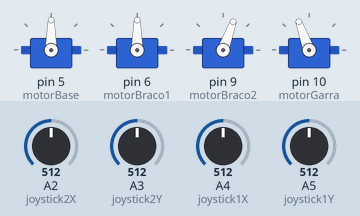
Bench run of a sketch on a simulated Arduino Uno, built with avr-gcc and run on an emulated ATmega328P. Parts: 4 × servo. The inputs (shaded band) are chosen by the test bench; at power-on: A4 (joystick1X) = 512, A5 (joystick1Y) = 512, A2 (joystick2X) = 512, A3 (joystick2Y) = 512.

Above: at 1.2 s.
1.3 s: A4 (joystick1X) set to 716
At 1.6 s:
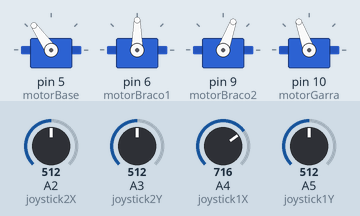
2.8 s: A5 (joystick1Y) set to 716
At 3.3 s:
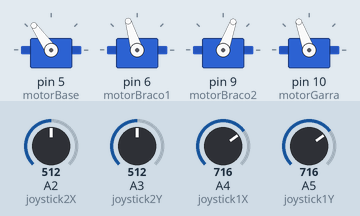
4.3 s: A2 (joystick2X) set to 992
At 4.9 s:
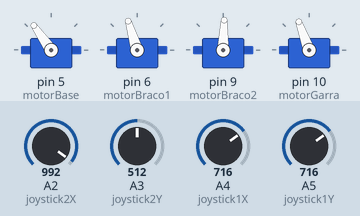
5.8 s: A3 (joystick2Y) set to 992
At 6.6 s:
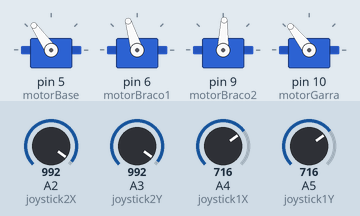
7.3 s: A2 (joystick2X) set to 716
At 8.3 s:
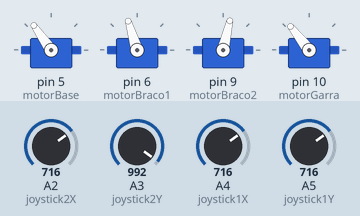
8.8 s: A4 (joystick1X) set to 992
At 9.9 s:
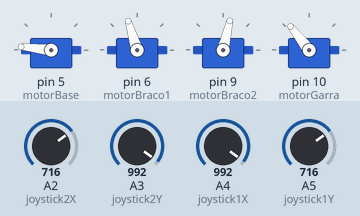
Timing chart, 0 to 11.3 s (numbered marks = the images above; inputs shaded):
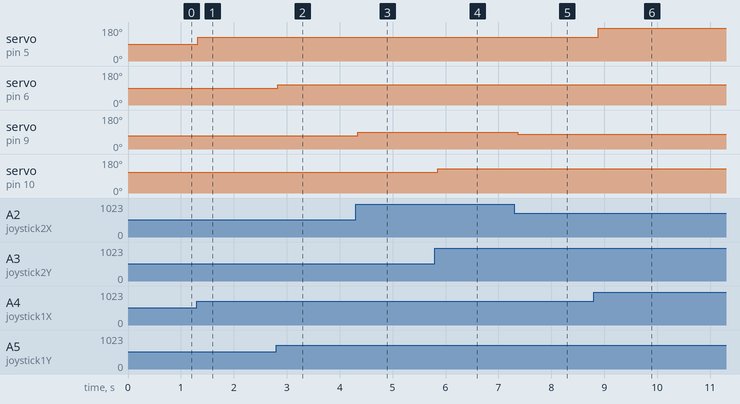

The sketch:

braco-robotico.ino
```cpp
#include <Servo.h>

#define ANGULO_INICIAL_MOTOR 90

// --- Mapeamento dos Joysticks ---
#define joystick1X A4
#define joystick1Y A5
#define joystick2X A2
#define joystick2Y A3

// --- Mapeamento dos Servos ---
Servo motorBase;
Servo motorBraco1;
Servo motorBraco2;
Servo motorGarra;

// --- Inicialização ---
void setup() {
  mapearPinosDosMotores();
  inicializarAngulosDosMotores();
  mapearJoystickComoInput();
}

// --- Loop Infinito ---
void loop() {
  moverBase();
  moverBraco1();
  moverBraco2();
  moverGarra();
  delay(100);
}

// --- FUNÇÕES AUXILIARES ---

// --- Mapear Pinos dos Servo Motores ---

void mapearPinosDosMotores() {
  motorBase.attach(5);
  motorBraco1.attach(6);
  motorBraco2.attach(9);
  motorGarra.attach(10);  // entradas com PWM
}

// --- Inicializar Ângulos Iniciais dos Motores ---
void inicializarAngulosDosMotores() {
  motorBase.write(ANGULO_INICIAL_MOTOR);
  motorBraco1.write(ANGULO_INICIAL_MOTOR);
  motorBraco2.write(ANGULO_INICIAL_MOTOR);
  motorGarra.write(ANGULO_INICIAL_MOTOR);
}

// --- Mapear Pinos do Joystick como Input ---
void mapearJoystickComoInput() {
  pinMode(joystick1X, INPUT);
  pinMode(joystick1Y, INPUT);
  pinMode(joystick2X, INPUT);
  pinMode(joystick2Y, INPUT);
}

// --- Mover Base ---
void moverBase() {
  int pos1X = analogRead(joystick1X);
  pos1X = map(pos1X, 0, 1023, 0, 180);
  motorBase.write(pos1X);
}

// --- Mover Braco 1 ---
void moverBraco1() {
  int pos1Y = analogRead(joystick1Y);
  pos1Y = map(pos1Y, 0, 1023, 45, 135);
  motorBraco1.write(pos1Y);
}

// --- Mover Braco 2 ---
void moverBraco2() {
  int pos2X = analogRead(joystick2X);
  pos2X = map(pos2X, 0, 1023, 50, 90);
  motorBraco2.write(pos2X);
}

// --- Mover Garra ---
void moverGarra() {
  int pos2Y = analogRead(joystick2Y);
  pos2Y = map(pos2Y, 0, 1023, 90, 130);
  motorGarra.write(pos2Y);
}
```

Measured:
- after the input at 1.3 s, servo on pin 5 (motorBase): 90° → 125° at once
- after the input at 2.8 s, servo on pin 6 (motorBraco1): 90° → 107° at once
- after the input at 4.3 s, servo on pin 9 (motorBraco2): 70° → 88° at once
- after the input at 5.8 s, servo on pin 10 (motorGarra): 110° → 128° after 0.06 s
- after the input at 7.3 s, servo on pin 9 (motorBraco2): 88° → 77° after 0.07 s
- after the input at 8.8 s, servo on pin 5 (motorBase): 125° → 174° after 0.08 s
